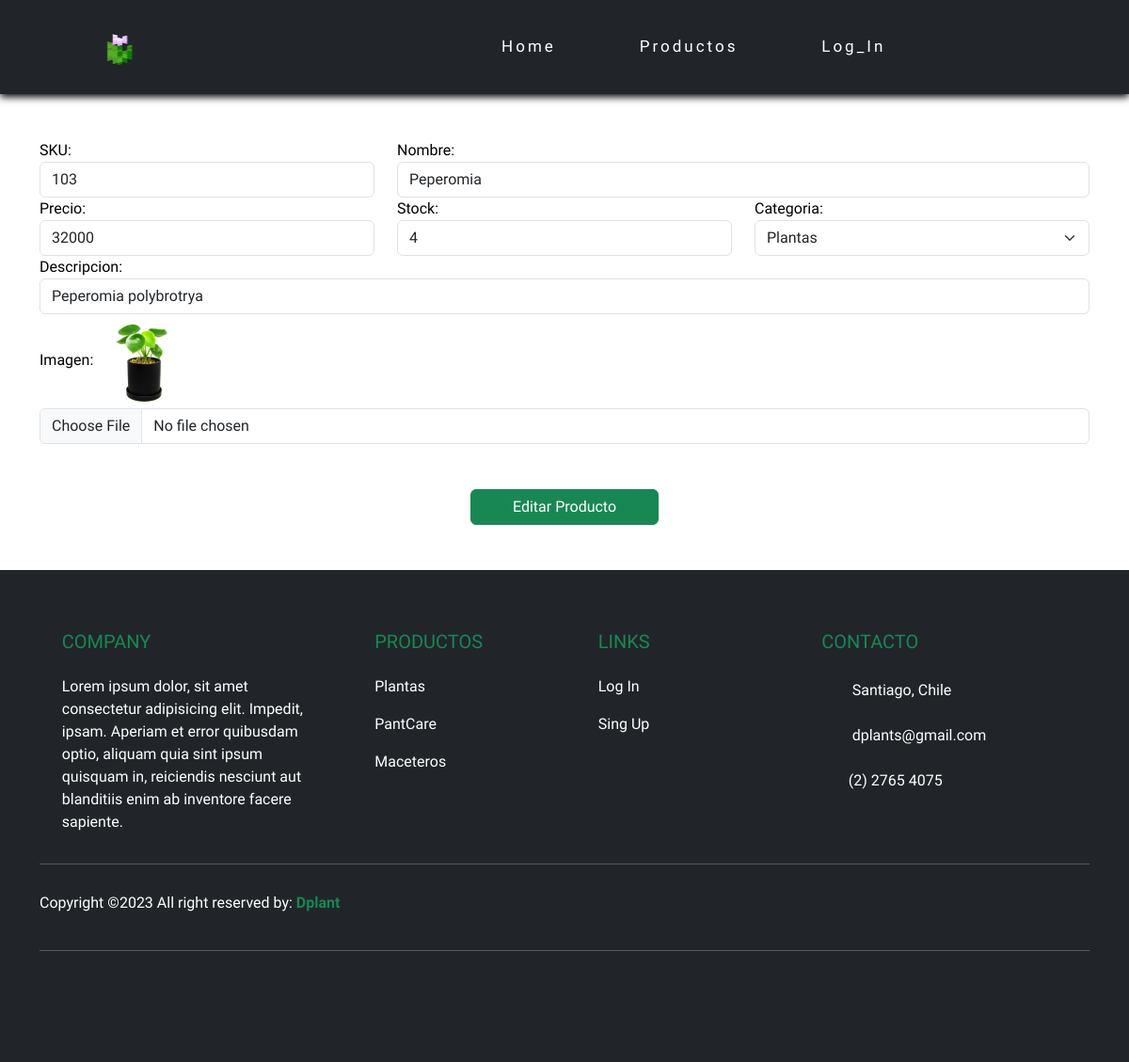
The app's page /editarProducto/103 with its own data.
### apps/Tienda/models.py (models this page shows, shortened)
class Producto(models.Model):
    sku = models.CharField(primary_key=True,max_length=15)
    nombre = models.CharField(max_length=50)
    precio = models.IntegerField()
    stock = models.IntegerField()
    fecha = models.DateField(auto_now_add=True)
    descripcion = models.CharField(max_length=120)
    imagenUrl = models.ImageField(upload_to="imgProducto")
    categoriaId = models.ForeignKey(Categoria, on_delete=models.CASCADE)

class Categoria(models.Model):
    id_categoria = models.IntegerField(primary_key=True)
    nombre_categoria = models.CharField(max_length=22)

### apps/Tienda/views.py (the view)
# urls.py: path('editarProducto/<sku>',cargarEditarProducto),
def cargarEditarProducto(request,sku):
    productoEdit = Producto.objects.get(sku = sku)
    categoria = Categoria.objects.all()
    return render(request,"editProducto.html",{"prod":productoEdit, "cate":categoria })

### apps/Tienda/templates/editProducto.html (shortened to what this page needs)
{% extends './base.html' %}
{% load static %}
{% block body %}
    <div class="container mt-5">
        <form id="formularioAgregar" action="/editarProducto" method="POST" enctype="multipart/form-data">{% csrf_token %}
            <div class="row">
                <div class="col-md-4">
                    <label for="txtSku">SKU:</label>
                    <input readonly value="{{prod.sku}}" name="txtSku" id="txtSku" type="text" class="form-control">
                </div>
                <div class="col-md-8">
                    <label for="txtnombre">Nombre:</label>
                    <input value="{{prod.nombre}}" name="txtnombre" id="txtnombre" type="text" class="form-control">
                </div>
                <div class="col-md-4">
                    <label for="txtprecio">Precio:</label>
                    <input value="{{prod.precio}}" name="txtprecio" id="txtprecio" type="text" class="form-control">
                </div>
                <div class="col-md-4">
                    <label for="txtStock">Stock:</label>
                    <input value="{{prod.stock}}" name="txtStock" id="txtStock" type="text" class="form-control">
                </div>
                <div class="col-md-4">
                    <label for="cmbCategoria">Categoria:</label>
                    <select  id="cmbCategoria" name="cmbCategoria" class="form-select" aria-label="Default select example">
                        {% for c in cate %}
                        <option  value="{{c.id_categoria}}" {% if c.id_categoria == prod.categoriaId.id_categoria %} selected {% endif %}>
                            {{c.nombre_categoria}}
                        </option>
                        {% endfor %}
                    </select>
                </div>
                <div class="col-md-12">
                    <label for="txtDescripcion">Descripcion:</label>
                    <input value="{{prod.descripcion}}" name="txtDescripcion" id="txtDescripcion" type="text" class="form-control">
                </div>
                <div class="col-md-12">
                    <label for="txtImagen">Imagen:</label>
                    <img src="{{prod.imagenUrl.url}}" height="100" alt="">
                    <input name="txtImagen" id="txtImagen" type="file" class="form-control">
                </div>
            </div>
            <div class="row d-flex justify-content-around">
                <button class="btn btn-success mt-5 mb-5" type="submit" style="width: 200px;">Editar Producto</button>
            </div>
        </form>
    </div>
{% endblock %}

### apps/Tienda/static/css/style.css (style rules this page uses)
body { font-family: 'Wix Madefor Display', sans-serif; overflow-x: hidden; }
body { color: var(--text); background-color: var(--background); }

### records on screen
Producto: txtSku "103", txtnombre "Peperomia", txtprecio "32000", txtStock "4", cmbCategoria "Plantas", txtDescripcion "Peperomia polybrotrya", imagenUrl (picture)
